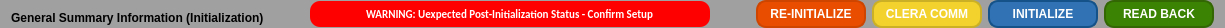
     <widget class="QFrame" name="frame_6">
      <property name="maximumSize">
       <size>
        <width>16777215</width>
        <height>23</height>
       </size>
      </property>
      <property name="styleSheet">
       <string notr="true">QFrame {
    background-color: #a0a0a0; /* 设置背景颜色为灰色 */
    border-radius: 10px; /* 设置边框圆角的半径为10px */
}
</string>
      </property>
      <property name="frameShape">
       <enum>QFrame::Box</enum>
      </property>
      <property name="frameShadow">
       <enum>QFrame::Raised</enum>
      </property>
      <layout class="QHBoxLayout" name="horizontalLayout_5">
       <property name="topMargin">
        <number>0</number>
       </property>
       <property name="bottomMargin">
        <number>0</number>
       </property>
       <item>
        <widget class="QLabel" name="label_24">
         <property name="sizePolicy">
          <sizepolicy hsizetype="Preferred" vsizetype="Minimum">
           <horstretch>0</horstretch>
           <verstretch>0</verstretch>
          </sizepolicy>
         </property>
         <property name="minimumSize">
          <size>
           <width>0</width>
           <height>20</height>
          </size>
         </property>
         <property name="maximumSize">
          <size>
           <width>16777215</width>
           <height>23</height>
          </size>
         </property>
         <property name="styleSheet">
          <string notr="true">font: 11pt &quot;Calibri&quot;;
font-weight: 600; /* 设置字体粗细为600 */</string>
         </property>
         <property name="text">
          <string>General Summary Information (Initialization)</string>
         </property>
         <property name="alignment">
          <set>Qt::AlignBottom|Qt::AlignLeading|Qt::AlignLeft</set>
         </property>
        </widget>
       </item>
       <item>
        <spacer name="horizontalSpacer_6">
         <property name="orientation">
          <enum>Qt::Horizontal</enum>
         </property>
         <property name="sizeHint" stdset="0">
          <size>
           <width>40</width>
           <height>20</height>
          </size>
         </property>
        </spacer>
       </item>
       <item>
        <widget class="QLineEdit" name="lineEdit_warnStatusInit">
         <property name="minimumSize">
          <size>
           <width>400</width>
           <height>0</height>
          </size>
         </property>
         <property name="maximumSize">
          <size>
           <width>16777215</width>
           <height>16777215</height>
          </size>
         </property>
         <property name="font">
          <font>
           <family>Calibri</family>
           <pointsize>8</pointsize>
           <weight>75</weight>
           <italic>false</italic>
           <bold>true</bold>
          </font>
         </property>
         <property name="styleSheet">
          <string notr="true">QLineEdit {
  font: 8pt &quot;Calibri&quot;; /* 字体 */
  font-weight: 600; /* 字体粗细 */
  color: white; /* 文字颜色 */
  background-color: #ff0000; /* 按钮背景颜色 1*/
border-color: #ce4500; /* 边框颜色 3*/
border-width: 2px; /* 边框宽度 */
    border-radius: 10px; /* 边框圆角半径 */
padding: 5px; /* 内边距 */
}</string>
         </property>
         <property name="text">
          <string>WARNING: Uexpected Post-Initialization Status - Confirm Setup</string>
         </property>
         <property name="frame">
          <bool>false</bool>
         </property>
         <property name="alignment">
          <set>Qt::AlignCenter</set>
         </property>
        </widget>
       </item>
       <item>
        <spacer name="horizontalSpacer_4">
         <property name="orientation">
          <enum>Qt::Horizontal</enum>
         </property>
         <property name="sizeHint" stdset="0">
          <size>
           <width>40</width>
           <height>20</height>
          </size>
         </property>
        </spacer>
       </item>
       <item>
        <widget class="QPushButton" name="pushButton_statusRegReInit">
         <property name="minimumSize">
          <size>
           <width>110</width>
           <height>0</height>
          </size>
         </property>
         <property name="maximumSize">
          <size>
           <width>16777215</width>
           <height>16777215</height>
          </size>
         </property>
         <property name="styleSheet">
          <string notr="true">QPushButton {
    background-color: #e84d00; /* 按钮背景颜色 1*/
    color: white; /* 文字颜色 */
    border-style: solid; /* 边框样式 */
    border-width: 2px; /* 边框宽度 */
    border-radius: 10px; /* 边框圆角半径 */
    border-color: #ce4500; /* 边框颜色 3*/
    padding: 5px; /* 内边距 */
	font: 8pt &quot;Calibri&quot;; /* 字体 */
    font-weight: 600; /* 字体粗细 */
}

QPushButton:hover {
    background-color: #ff5500; /* 悬停时的背景颜色 0*/
}

QPushButton:pressed {
    background-color: #df4a00; /* 按下时的背景颜色 2*/
}
</string>
         </property>
         <property name="text">
          <string>RE-INITIALIZE</string>
         </property>
        </widget>
       </item>
       <item>
        <widget class="QPushButton" name="pushButton_statusRegClear">
         <property name="minimumSize">
          <size>
           <width>110</width>
           <height>0</height>
          </size>
         </property>
         <property name="maximumSize">
          <size>
           <width>16777215</width>
           <height>16777215</height>
          </size>
         </property>
         <property name="styleSheet">
          <string notr="true">QPushButton {
    background-color: #f3d22d; /* 按钮背景颜色 1*/
    color: white; /* 文字颜色 */
    border-style: solid; /* 边框样式 */
    border-width: 2px; /* 边框宽度 */
    border-radius: 10px; /* 边框圆角半径 */
    border-color: #cbaf25; /* 边框颜色 3*/
    padding: 5px; /* 内边距 */
	font: 8pt &quot;Calibri&quot;; /* 字体 */
    font-weight: 600; /* 字体粗细 */
}

QPushButton:hover {
    background-color: #ffdc2f; /* 悬停时的背景颜色 0*/
}

QPushButton:pressed {
    background-color: #d8bb28; /* 按下时的背景颜色 2*/
}
</string>
         </property>
         <property name="text">
          <string>CLERA COMM</string>
         </property>
        </widget>
       </item>
       <item>
        <widget class="QPushButton" name="pushButton_statusRegInit">
         <property name="minimumSize">
          <size>
           <width>110</width>
           <height>0</height>
          </size>
         </property>
         <property name="maximumSize">
          <size>
           <width>16777215</width>
           <height>16777215</height>
          </size>
         </property>
         <property name="styleSheet">
          <string notr="true">QPushButton {
    background-color: #3072B3; /* 按钮背景颜色 */
    color: white; /* 文字颜色 */
    border-style: solid; /* 边框样式 */
    border-width: 2px; /* 边框宽度 */
    border-radius: 10px; /* 边框圆角半径 */
    border-color: #145289; /* 边框颜色 */
    padding: 5px; /* 内边距 */
	font: 8pt &quot;Calibri&quot;; /* 字体 */
    font-weight: 600; /* 字体粗细 */
}

QPushButton:hover {
    background-color: #5591D2; /* 悬停时的背景颜色 */
}

QPushButton:pressed {
    background-color: #1E5A97; /* 按下时的背景颜色 */
}
</string>
         </property>
         <property name="text">
          <string>INITIALIZE</string>
         </property>
        </widget>
       </item>
       <item>
        <widget class="QPushButton" name="pushButton_statusRegReadBack">
         <property name="minimumSize">
          <size>
           <width>110</width>
           <height>0</height>
          </size>
         </property>
         <property name="maximumSize">
          <size>
           <width>16777215</width>
           <height>16777215</height>
          </size>
         </property>
         <property name="styleSheet">
          <string notr="true">QPushButton {
    background-color: #3b8303; /* 按钮背景颜色 */
    color: white; /* 文字颜色 */
    border-style: solid; /* 边框样式 */
    border-width: 2px; /* 边框宽度 */
    border-radius: 10px; /* 边框圆角半径 */
    border-color: #326703; /* 边框颜色 */
    padding: 5px; /* 内边距 */
	font: 8pt &quot;Calibri&quot;; /* 字体 */
    font-weight: 600; /* 字体粗细 */
}

QPushButton:hover {
    background-color: #459403; /* 悬停时的背景颜色 */
}

QPushButton:pressed {
    background-color: #397303; /* 按下时的背景颜色 */
}
</string>
         </property>
         <property name="text">
          <string>READ BACK</string>
         </property>
        </widget>
       </item>
      </layout>
     </widget>
